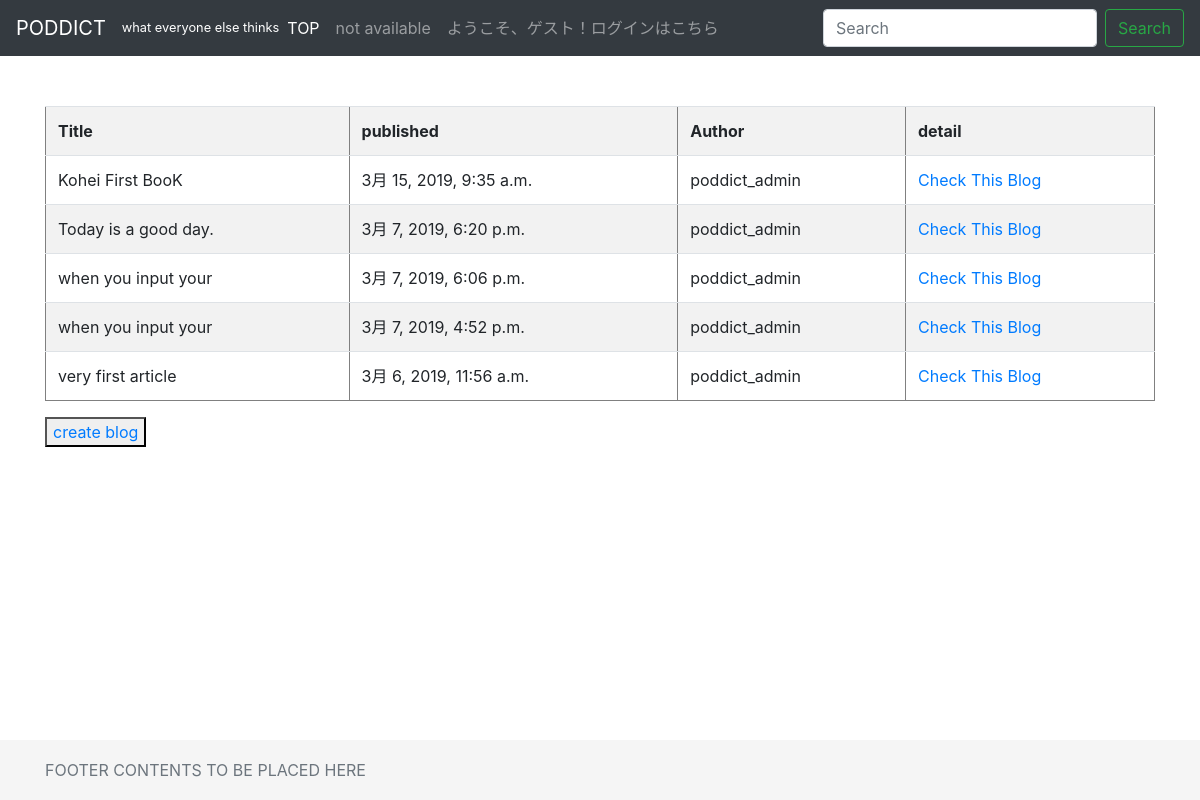
Before: /index/ with the older database file.
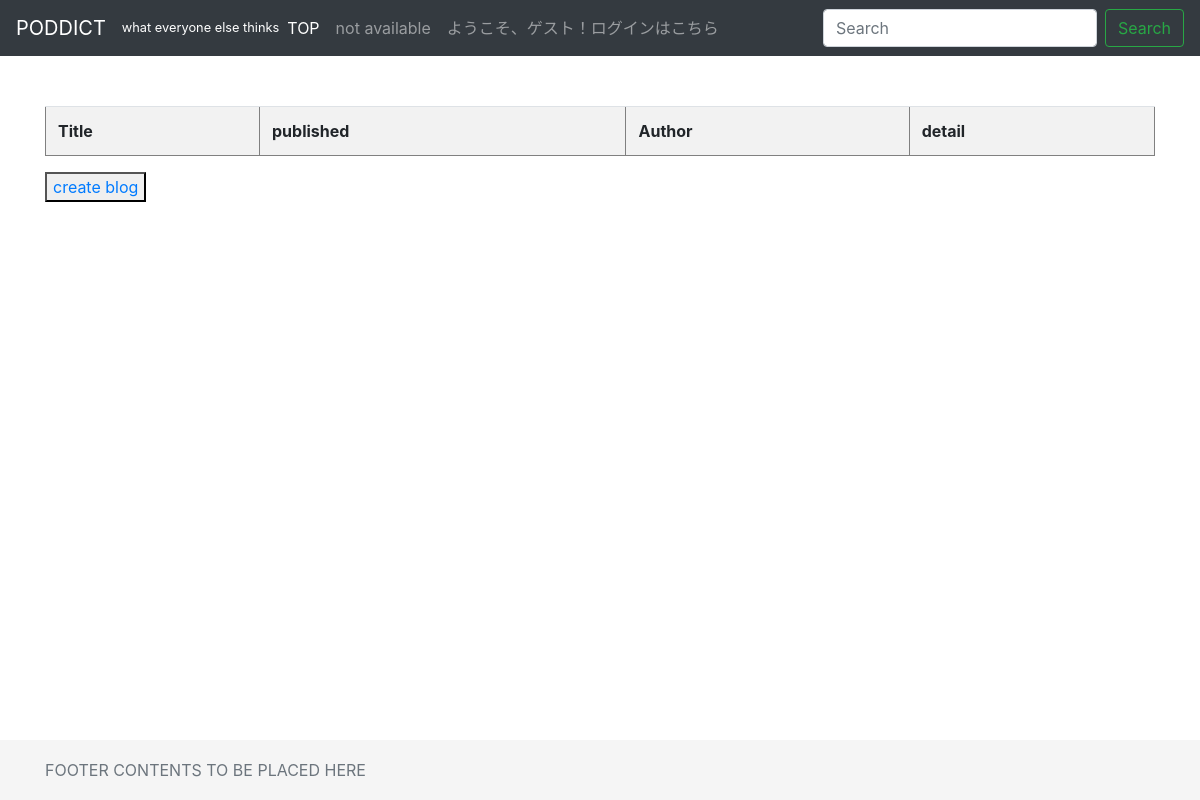
After: the same page with the newer database file.
### pdblog/models.py (models this page shows, shortened)
class Article(models.Model):
    class Meta:
        verbose_name = 'Article'
        verbose_name_plural = 'Articles'
        ordering = ['-pub_date']
        app_label = 'pdblog'
    title = models.CharField(max_length=20)
    text = models.TextField(default="")
    pub_date = models.DateTimeField('date published', auto_now=True)
    writer = models.ForeignKey(Writer, on_delete=models.CASCADE)

class Writer(models.Model):
    class Meta:
        verbose_name = 'Writer'
        verbose_name_plural = 'Writers'
        app_label = 'pdblog'
    name = models.CharField(max_length=15)
    registered_date = models.DateTimeField('date registered', auto_now=True)
    email_address = models.EmailField(max_length=254)
    def __str__(self):
        return self.name

### pdblog/views.py (the view)
# urls.py: path('', views.article_list, name='article_list'),
def article_list(request, template_name='pdblog/list.html'):
    article = Article.objects.all()
    data = { 'objects_list' : article }
    return render(request, template_name, data)

### templates/pdblog/list.html
{% extends "pdblog/base.html" %}
{% block contents %}
  <table border="1" class="table table-striped">
    <tr>
      <th>Title</th>
      <th>published</th>
      <th>Author</th>
      <th>detail</th>
    </tr>
    {% for article in objects_list %}
    <tr>
      <td>{{ article.title }}</td>
      <td>{{ article.pub_date }}</td>
      <td>{{ article.writer}}</td>
      <td><a href="{% url 'pdblog:article_view' article.pk %}">Check This Blog</a>
    </tr>
    {% endfor %}
  </table>
  <button><a href="{% url 'pdblog:article_create' %}"">create blog</a></button>
{% endblock contents %}

### templates/pdblog/base.html
{% extends "base.html" %}
{% block nav_activate %}active{% endblock %}

### pdblog/templates/base.html (shortened to what this page needs)
{% load staticfiles %}
<!doctype html>
<html lang="en">
  <head>
    <link href="{% static 'css/sticky-footer-navbar.css' %}" rel="stylesheet">
    <link href="{% static 'css/pd_bootstrap.css' %}" rel="stylesheet">
  </head>
  <body>
    <header>
      <nav class="navbar navbar-expand-md navbar-dark fixed-top bg-dark">
        <a class="navbar-brand" href="{% url 'pdblog:article_list' %}">PODDICT</a>
        <small style="Color:white">what everyone else thinks</small>
        <div class="collapse navbar-collapse" id="navbarCollapse">
          <ul class="navbar-nav mr-auto">
            <li class="nav-item {% block nav_activate %}{% endblock %}">
              <a class="nav-link" href="{% url 'pdblog:article_list' %}">TOP<span class="sr-only">(current)</span></a>
            </li>
            <li class="nav-item">
              <a class="nav-link" href="#">not available</a>
            </li>
              {% if user.is_authenticated %}
              <li>
                <a class="nav-item nav-link" href="{% url 'register:user_detail' user.pk %}">User Info</a>
              </li>
              <li>
                <a class="nav-item nav-link" href="{% url 'register:user_update' user.pk %}">User Update</a>
              <li>
                <a class="nav-item nav-link" href="{% url 'register:logout' %}">ログアウト</a>
              </li>
              {% else %}
              <li class="nav-item">
                <a class="nav-item nav-link" href="{% url 'register:login' %}">
                ようこそ、ゲスト！ログインはこちら
                </a>
              </li>
              {% endif %}
          </ul>
          <form class="form-inline mt-2 mt-md-0">
            <input class="form-control mr-sm-2" type="text" placeholder="Search" aria-label="Search">
            <button class="btn btn-outline-success my-2 my-sm-0" type="submit">Search</button>
          </form>
        </div>
      </nav>
    </header>
    <main role="main" class="container mt-3">
        {% block contents %}{% endblock %}
    </main>
    <footer class="footer">
      <div class="container">
        <span class="text-muted"> FOOTER CONTENTS TO BE PLACED HERE </span>
      </div>
    </footer>
  </body>
</html>

### static/css/sticky-footer-navbar.css (style rules this page uses)
html { position: relative; min-height: 100%; }
.footer { position: absolute; bottom: 0; width: 100%; height: 60px; line-height: 60px; background-color: #f5f5f5; }
body > .container { padding: 60px 15px 0; }
.footer > .container { padding-right: 15px; padding-left: 15px; }

Changed rows visible on the page:
removed Article: title "Kohei First BooK", pub_date "3月 15, 2019, 9:35 a.m.", writer "poddict_admin"
removed Article: title "Today is a good day.", pub_date "3月 7, 2019, 6:20 p.m.", writer "poddict_admin"
removed Article: title "when you input your", pub_date "3月 7, 2019, 6:06 p.m.", writer "poddict_admin"
removed Article: title "when you input your", pub_date "3月 7, 2019, 4:52 p.m.", writer "poddict_admin"
removed Article: title "very first article", pub_date "3月 6, 2019, 11:56 a.m.", writer "poddict_admin"
